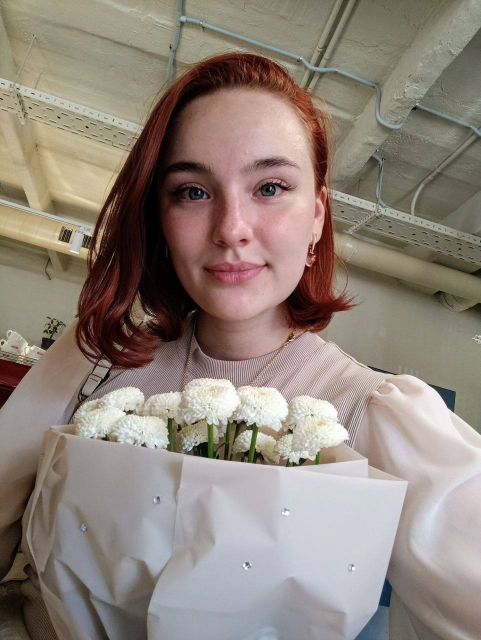
#> input picture assets/teachers/anna.png, 962 x 1280 px (shown at 1/2 size)
$ python -i prepare_teacher_photos.py   (imports and definitions only)
#> lines starting #> are read from the running program, lines starting #| are printed output that depends on the picture
"""
Обработка фотографий педагогов для публичной страницы.

Что делает: выравнивает поворот по EXIF, кадрирует под портрет 4:5 с
запасом сверху (лицо обычно в верхней трети), приводит к 800×1000,
слегка поднимает контраст и резкость, сохраняет WebP.

    python scripts/prepare_teacher_photos.py            # все файлы
    python scripts/prepare_teacher_photos.py manasyan   # только один

Исходники — в assets/teachers/, результат — в media/teachers/.
Идемпотентно: повторный запуск просто перезапишет результат.
"""
from __future__ import annotations

import json
import sys
from pathlib import Path

from PIL import Image, ImageEnhance, ImageFilter, ImageOps

BASE_DIR = Path(__file__).resolve().parent.parent
SRC_DIR = BASE_DIR / "assets" / "teachers"
DST_DIR = BASE_DIR / "media" / "teachers"

TARGET_SIZE = (800, 1000)          # 4:5, как в сетке карточек
FACE_BIAS = 0.38                   # доля отступа сверху при кадрировании
SETTINGS_FILE = "crop.json"        # ручная подстройка кадра, необязательный
WEBP_QUALITY = 86
SUPPORTED = {".jpg", ".jpeg", ".png", ".webp", ".bmp", ".tif", ".tiff", ".heic"}

# Имя файла = слаг педагога. Скрипт обрабатывает и «чужие» имена, но
# на сайт попадут только эти: setup_client_data ищет media/teachers/<слаг>.webp.
KNOWN_SLUGS = {
    "babadzhanova": "Бабаджанова Алина Алимовна — основатель центра",
    "manasyan": "Манасян Сергей Керопович — математика, физика, информатика",
    "polskaya": "Польская Юлия Евгеньевна — химия и биология",
    "margarita": "Маргарита Андреевна — английский язык",
    "anna": "Анна Константиновна — профориентолог",
    "katnikov": "Катников Рустам Викторович — история и обществознание",
}


# [24 lines left out: function load_settings, not called in this run]


def crop_portrait(image: Image.Image, zoom: float = 1.0, bias: float = FACE_BIAS) -> Image.Image:
    """
    Кадрирование под 4:5 со смещением вверх.

    Центральный кроп на портретах срезает макушку и оставляет пустой низ,
    поэтому вертикально режем не по центру, а ближе к верху.
    """
    if zoom > 1:
        # Приближаем от центра по горизонтали и от верхней трети по вертикали:
        # именно там обычно лицо.
        width, height = image.size
        new_width, new_height = round(width / zoom), round(height / zoom)
        left = (width - new_width) // 2
        top = round((height - new_height) * bias)
        image = image.crop((left, top, left + new_width, top + new_height))

    target_ratio = TARGET_SIZE[0] / TARGET_SIZE[1]
    width, height = image.size
    current_ratio = width / height

    if current_ratio > target_ratio:
        # Слишком широкое — режем по бокам, по центру.
        new_width = round(height * target_ratio)
        left = (width - new_width) // 2
        box = (left, 0, left + new_width, height)
    else:
        # Слишком высокое — режем сверху и снизу со смещением к лицу.
        new_height = round(width / target_ratio)
        top = round((height - new_height) * bias)
        top = max(0, min(top, height - new_height))
        box = (0, top, width, top + new_height)
    return image.crop(box)


def enhance(image: Image.Image) -> Image.Image:
    """Мягкое улучшение: контраст, цвет, резкость. Без «пластика»."""
    image = ImageOps.autocontrast(image, cutoff=(0.5, 0.5))
    image = ImageEnhance.Color(image).enhance(1.04)
    image = image.filter(ImageFilter.UnsharpMask(radius=1.6, percent=110, threshold=3))
    return image


def process(source: Path, settings: dict | None = None) -> Path:
#> called with source = '../assets/teachers/anna.png'
    settings = settings or {}
    zoom = float(settings.get("zoom", 1.0))
    bias = float(settings.get("bias", FACE_BIAS))

    with Image.open(source) as raw:
#> raw is the input picture: PIL image 962x1280 RGB; mean R, G, B 143.9, 132.3, 123.1
        image = ImageOps.exif_transpose(raw)
        if image.mode not in ("RGB", "L"):
            image = image.convert("RGB")
        elif image.mode == "L":
            image = image.convert("RGB")

        original = image.size
#> original = (962, 1280)
        image = crop_portrait(image, zoom=zoom, bias=bias)
#> in crop_portrait, `return image.crop(box)`:
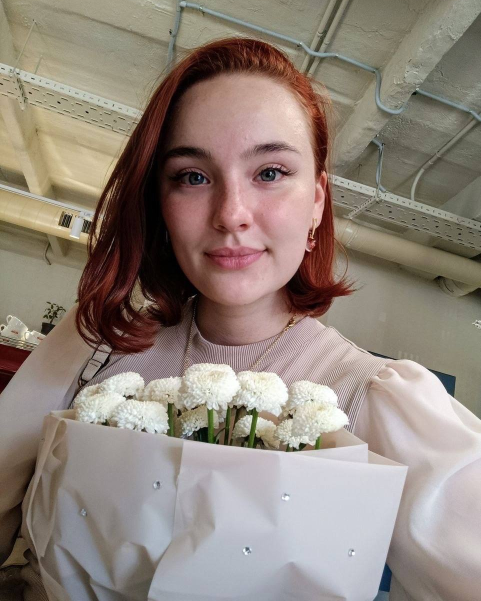
#> returned value: PIL image 962x1202 RGB (shown at 1/2 size); mean R, G, B 145, 132.8, 123.5
        image = image.resize(TARGET_SIZE, Image.LANCZOS)
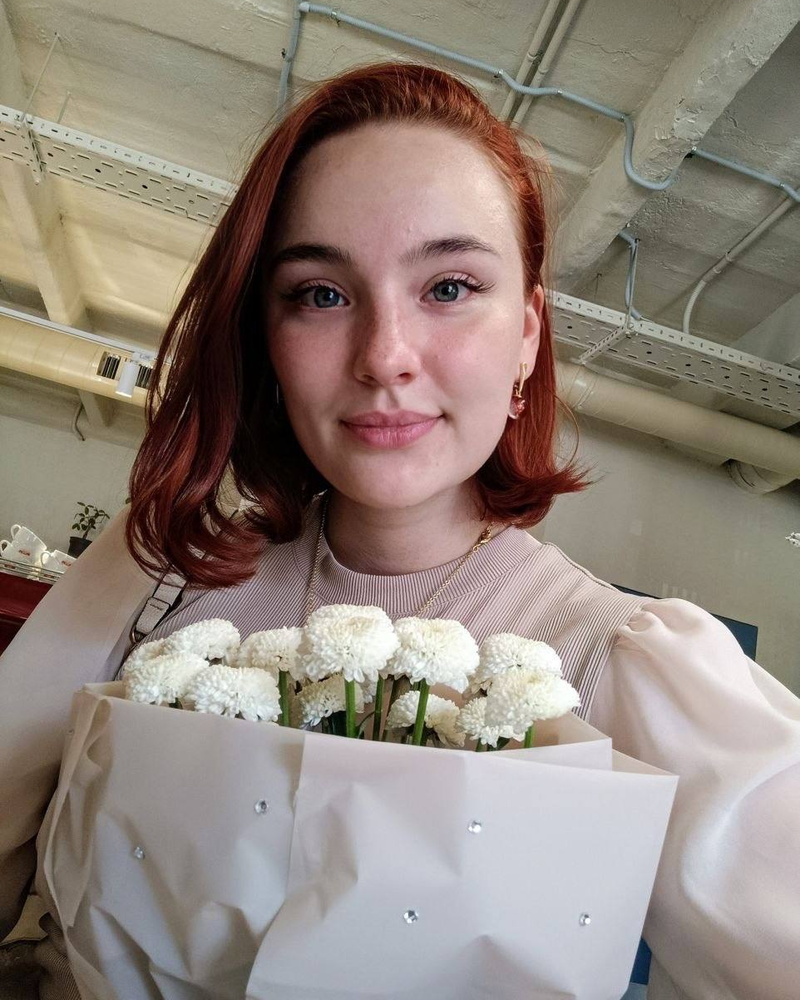
#> image: PIL image 800x1000 RGB; mean R, G, B 145, 132.8, 123.5
        image = enhance(image)

        DST_DIR.mkdir(parents=True, exist_ok=True)
#> (the run stopped early here; a loop or call above may not have finished)
